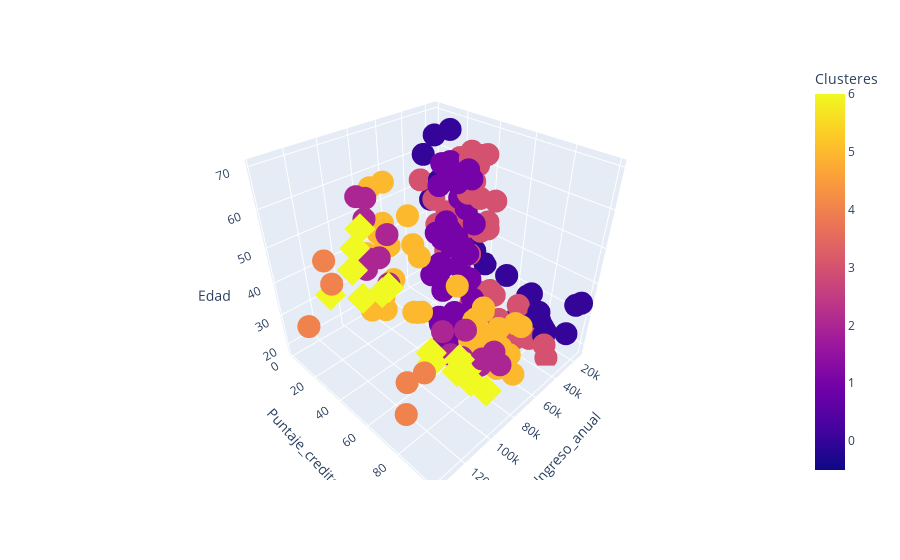

Notebook code cell kept with this figure:
### Code cell
grafica3D = px3D.scatter_3d(subconjuntoDatos, x = 'Ingreso_anual', y = 'Puntaje_credito', 
                                              z = 'Edad', color = 'Clusteres', symbol = 'Clusteres',
                                              symbol_map = {0: 'circle', 1: 'circle', 
                                                          2: 'circle', 3: 'circle', 4:'circle'})
grafica3D.update_layout(showlegend = False)

### Figure 1 — Plotly figure (JSON) as saved in the notebook; plotly's stock layout.template omitted (floating-point values rounded to 4 significant figures)
{"data": [{"hovertemplate": "Clusteres=%{marker.color}<br>Ingreso_anual=%{x}<br>Puntaje_credito=%{y}<br>Edad=%{z}<extra></extra>", "legendgroup": "0", "marker": {"color": [0, 0, 0, 0, 0, 0, 0, 0, 0, 0, 0, 0, 0, 0, 0, 0, 0, 0, 0, 0, 0, 0, 0, 0, 0, 0, 0, 0, 0, 0, 0, 0], "coloraxis": "coloraxis", "symbol": "circle"}, "mode": "markers", "name": "0", "scene": "scene", "showlegend": true, "type": "scatter3d", "x": [15000, 15000, 16000, 16000, 17000, 17000, 18000, 18000, 19000, 19000, 19000, 19000, 20000, 20000, 20000, 20000, 21000, 21000, 23000, 23000, 24000, 24000, 25000, 25000, 28000, 28000, 28000, 28000, 29000, 29000, 30000, 30000], "y": [39, 81, 6, 77, 40, 76, 6, 94, 3, 72, 14, 99, 15, 77, 13, 79, 35, 66, 29, 98, 35, 73, 5, 73, 14, 82, 32, 61, 31, 87, 4, 73], "z": [19, 21, 20, 23, 31, 22, 35, 23, 64, 30, 67, 35, 58, 24, 37, 22, 35, 20, 52, 35, 35, 25, 46, 31, 54, 29, 45, 35, 40, 23, 60, 21]}, {"hovertemplate": "Clusteres=%{marker.color}<br>Ingreso_anual=%{x}<br>Puntaje_credito=%{y}<br>Edad=%{z}<extra></extra>", "legendgroup": "3", "marker": {"color": [3, 3, 3, 3, 3, 3, 3, 3, 3, 3, 3, 3, 3, 3, 3, 3, 3, 3, 3, 3, 3, 3, 3, 3, 3, 3, 3, 3, 3, 3, 3, 3, 3, 3, 3, 3, 3, 3, 3, 3, 3, 3], "coloraxis": "coloraxis", "symbol": "circle"}, "mode": "markers", "name": "3", "scene": "scene", "showlegend": true, "type": "scatter3d", "x": [33000, 33000, 33000, 33000, 34000, 34000, 37000, 37000, 38000, 38000, 39000, 39000, 39000, 39000, 40000, 40000, 40000, 40000, 42000, 42000, 43000, 43000, 43000, 43000, 44000, 44000, 46000, 46000, 46000, 46000, 47000, 47000, 48000, 48000, 48000, 48000, 48000, 48000, 49000, 49000, 50000, 50000], "y": [4, 92, 14, 81, 17, 73, 26, 75, 35, 92, 36, 61, 28, 65, 55, 47, 42, 42, 52, 60, 54, 60, 45, 41, 50, 46, 51, 46, 56, 55, 52, 59, 51, 59, 50, 48, 59, 47, 55, 42, 49, 56], "z": [53, 18, 49, 21, 42, 30, 36, 20, 65, 24, 48, 31, 49, 24, 50, 27, 29, 31, 49, 33, 31, 59, 50, 47, 51, 69, 27, 53, 70, 19, 67, 54, 63, 18, 43, 68, 19, 32, 70, 47, 60, 60]}, {"hovertemplate": "Clusteres=%{marker.color}<br>Ingreso_anual=%{x}<br>Puntaje_credito=%{y}<br>Edad=%{z}<extra></extra>", "legendgroup": "1", "marker": {"color": [1, 1, 1, 1, 1, 1, 1, 1, 1, 1, 1, 1, 1, 1, 1, 1, 1, 1, 1, 1, 1, 1, 1, 1, 1, 1, 1, 1, 1, 1, 1, 1, 1, 1, 1, 1, 1, 1, 1, 1, 1, 1, 1, 1, 1, 1, 1, 1], "coloraxis": "coloraxis", "symbol": "circle"}, "mode": "markers", "name": "1", "scene": "scene", "showlegend": true, "type": "scatter3d", "x": [54000, 54000, 54000, 54000, 54000, 54000, 54000, 54000, 54000, 54000, 54000, 54000, 57000, 57000, 58000, 58000, 59000, 59000, 60000, 60000, 60000, 60000, 60000, 60000, 61000, 61000, 62000, 62000, 62000, 62000, 62000, 62000, 63000, 63000, 63000, 63000, 63000, 63000, 64000, 64000, 65000, 65000, 65000, 65000, 67000, 67000, 67000, 67000], "y": [47, 54, 53, 48, 52, 42, 51, 55, 41, 44, 57, 46, 58, 55, 60, 46, 55, 41, 49, 40, 42, 52, 47, 50, 42, 49, 41, 48, 59, 55, 56, 42, 50, 46, 43, 48, 52, 54, 42, 46, 48, 50, 43, 59, 43, 57, 56, 40], "z": [59, 26, 45, 40, 23, 49, 57, 38, 67, 46, 21, 48, 55, 22, 34, 50, 68, 18, 48, 40, 32, 24, 47, 27, 48, 20, 23, 49, 67, 26, 49, 21, 66, 54, 68, 66, 65, 19, 38, 19, 18, 19, 63, 49, 51, 50, 27, 38]}, {"hovertemplate": "Clusteres=%{marker.color}<br>Ingreso_anual=%{x}<br>Puntaje_credito=%{y}<br>Edad=%{z}<extra></extra>", "legendgroup": "5", "marker": {"color": [5, 5, 5, 5, 5, 5, 5, 5, 5, 5, 5, 5, 5, 5, 5, 5, 5, 5, 5, 5, 5, 5, 5, 5, 5, 5, 5, 5, 5, 5, 5, 5, 5, 5, 5, 5, 5, 5, 5, 5, 5, 5], "coloraxis": "coloraxis", "symbol": "circle"}, "mode": "markers", "name": "5", "scene": "scene", "showlegend": true, "type": "scatter3d", "x": [69000, 69000, 70000, 70000, 71000, 71000, 71000, 71000, 71000, 71000, 72000, 72000, 73000, 73000, 73000, 73000, 74000, 74000, 75000, 75000, 76000, 76000, 77000, 77000, 77000, 77000, 78000, 78000, 78000, 78000, 78000, 78000, 78000, 78000, 78000, 78000, 78000, 78000, 79000, 79000, 81000, 81000], "y": [58, 91, 29, 77, 35, 95, 11, 75, 9, 75, 34, 71, 5, 88, 7, 73, 10, 72, 5, 93, 40, 87, 12, 97, 36, 74, 22, 90, 17, 88, 20, 76, 16, 89, 1, 78, 1, 73, 35, 83, 5, 93], "z": [40, 39, 23, 31, 43, 40, 59, 38, 47, 39, 25, 31, 20, 29, 44, 32, 19, 35, 57, 32, 28, 32, 25, 28, 48, 32, 34, 34, 43, 39, 44, 38, 47, 27, 37, 30, 34, 30, 56, 29, 19, 31]}, {"hovertemplate": "Clusteres=%{marker.color}<br>Ingreso_anual=%{x}<br>Puntaje_credito=%{y}<br>Edad=%{z}<extra></extra>", "legendgroup": "2", "marker": {"color": [2, 2, 2, 2, 2, 2, 2, 2, 2, 2, 2, 2, 2, 2, 2, 2], "coloraxis": "coloraxis", "symbol": "circle"}, "mode": "markers", "name": "2", "scene": "scene", "showlegend": true, "type": "scatter3d", "x": [85000, 85000, 86000, 86000, 87000, 87000, 87000, 87000, 87000, 87000, 88000, 88000, 88000, 88000, 93000, 93000], "y": [26, 75, 20, 95, 27, 63, 13, 75, 10, 92, 13, 86, 15, 69, 14, 90], "z": [50, 36, 42, 33, 36, 32, 40, 28, 36, 36, 52, 30, 58, 27, 59, 35]}, {"hovertemplate": "Clusteres=%{marker.color}<br>Ingreso_anual=%{x}<br>Puntaje_credito=%{y}<br>Edad=%{z}<extra></extra>", "legendgroup": "6", "marker": {"color": [6, 6, 6, 6, 6, 6, 6, 6, 6, 6, 6, 6, 6, 6], "coloraxis": "coloraxis", "symbol": "diamond"}, "mode": "markers", "name": "6", "scene": "scene", "showlegend": true, "type": "scatter3d", "x": [97000, 97000, 98000, 98000, 99000, 99000, 101000, 101000, 103000, 103000, 103000, 103000, 113000, 113000], "y": [32, 86, 15, 88, 39, 97, 24, 68, 17, 85, 23, 69, 8, 91], "z": [37, 32, 46, 29, 41, 30, 54, 28, 41, 36, 34, 32, 33, 38]}, {"hovertemplate": "Clusteres=%{marker.color}<br>Ingreso_anual=%{x}<br>Puntaje_credito=%{y}<br>Edad=%{z}<extra></extra>", "legendgroup": "4", "marker": {"color": [4, 4, 4, 4, 4, 4], "coloraxis": "coloraxis", "symbol": "circle"}, "mode": "markers", "name": "4", "scene": "scene", "showlegend": true, "type": "scatter3d", "x": [120000, 120000, 126000, 126000, 137000, 137000], "y": [16, 79, 28, 74, 18, 83], "z": [47, 35, 45, 32, 32, 30]}], "layout": {"coloraxis": {"colorbar": {"title": {"text": "Clusteres"}}, "colorscale": [[0, "#0d0887"], [0.1111, "#46039f"], [0.2222, "#7201a8"], [0.3333, "#9c179e"], [0.4444, "#bd3786"], [0.5556, "#d8576b"], [0.6667, "#ed7953"], [0.7778, "#fb9f3a"], [0.8889, "#fdca26"], [1, "#f0f921"]]}, "legend": {"title": {"text": "Clusteres"}, "tracegroupgap": 0}, "margin": {"t": 60}, "scene": {"domain": {"x": [0, 1], "y": [0, 1]}, "xaxis": {"title": {"text": "Ingreso_anual"}}, "yaxis": {"title": {"text": "Puntaje_credito"}}, "zaxis": {"title": {"text": "Edad"}}}, "showlegend": false}}
